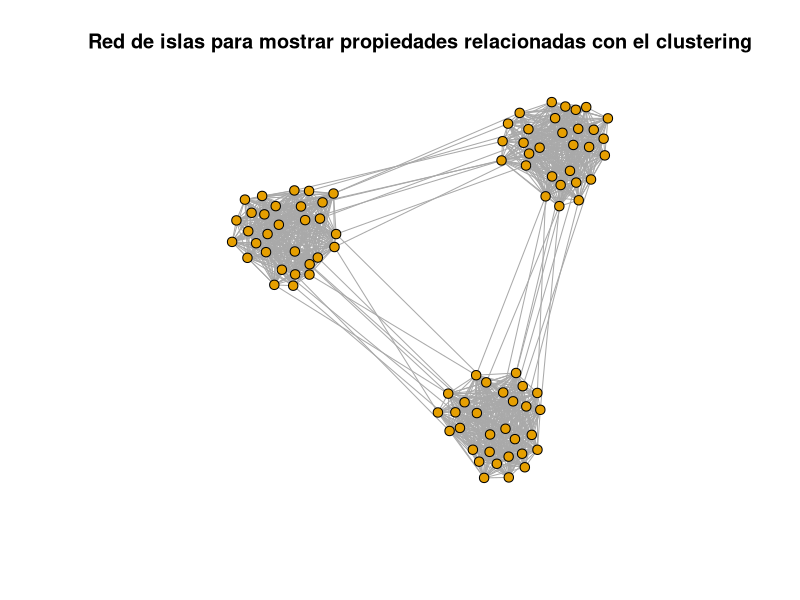
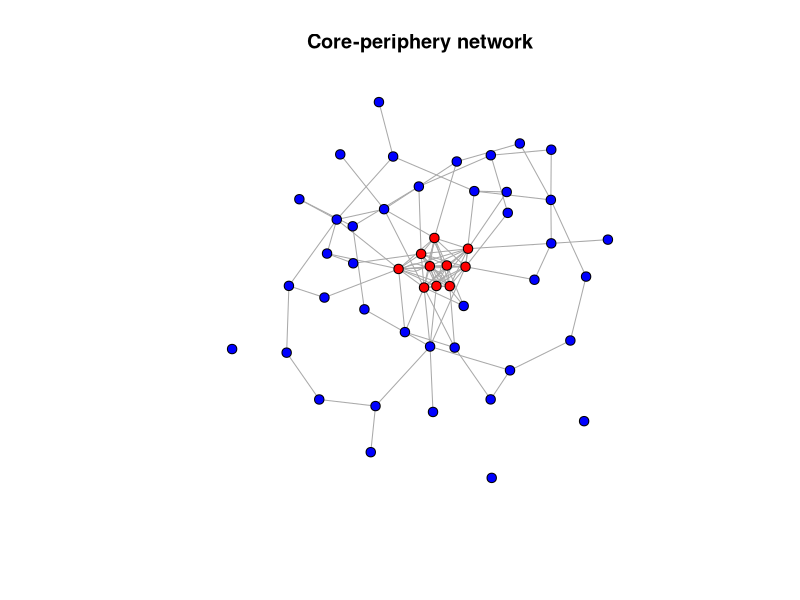
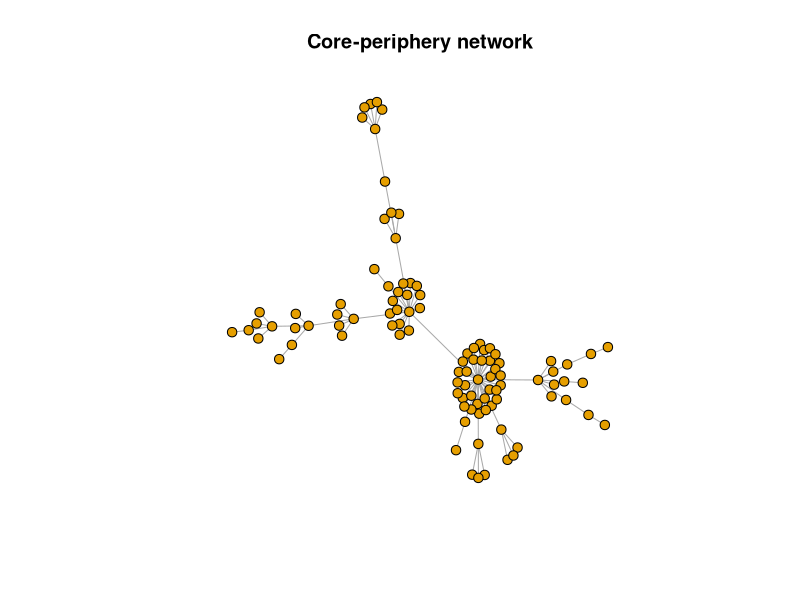
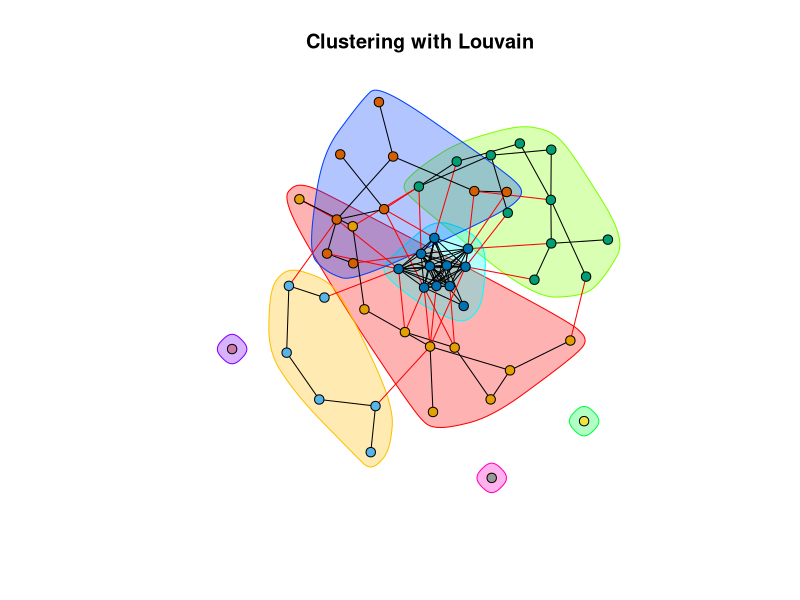
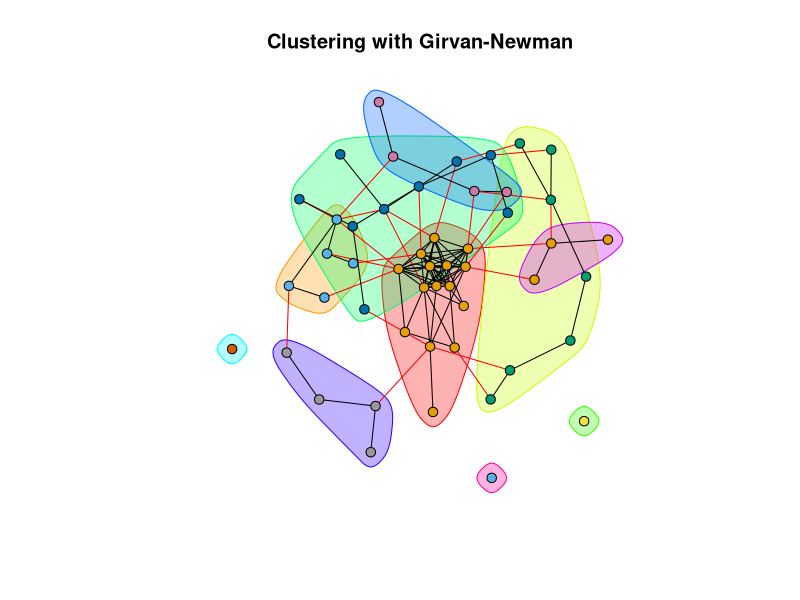
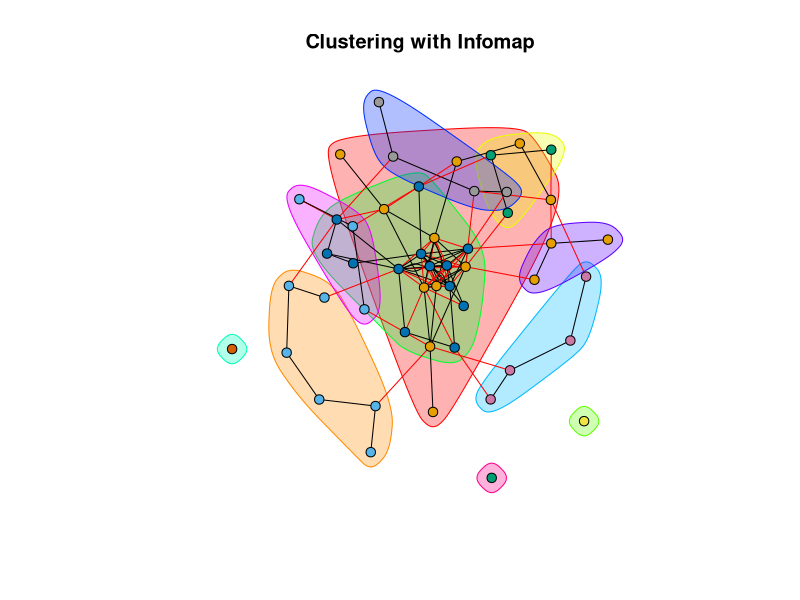

Generate these figures, in order, with R:
## ---- chunk 1
# Load required packages
if (!requireNamespace("igraph", quietly = TRUE)) install.packages("igraph")
library(igraph)
# Create a network to illustrate important principles
g <- sample_islands(3, 30, 0.9, 10)

# Visualize the graph
plot(g, vertex.size=5, vertex.label=NA, edge.arrow.size=0.2, main="Red de islas para mostrar propiedades relacionadas con el clustering")
## ---- chunk 2
# Generate a core-periphery network
set.seed(123)
g <- sample_gnp(50, 0.05)  # Periphery: sparse network
core_nodes <- sample(1:vcount(g), 10)  # Select core nodes
g <- add_edges(g, combn(core_nodes, 2))  # Add dense connections in the core
V(g)$color <- ifelse(1:vcount(g) %in% core_nodes, "red", "blue")  # Color nodes based on core or periphery

# Visualize the network
set.seed(123)
plot(g, vertex.size=5, vertex.label=NA, edge.arrow.size=0.2, main="Core-periphery network")
## ---- chunk 3
# Generate a core-periphery network
set.seed(123)
g_ba <- sample_pa(100, power = 1.9, directed = FALSE)
plot(g_ba, vertex.size=5, vertex.label=NA, edge.arrow.size=0.2, main="Core-periphery network")
## ---- chunk 4
# Clustering using the Louvain algorithm
cluster_louvain <- cluster_louvain(g)
set.seed(123)
plot(cluster_louvain, g, vertex.size=5, vertex.label=NA, edge.arrow.size=0.2, main="Clustering with Louvain")
## ---- chunk 5
# Clustering using the Girvan-Newman algorithm
cluster_girvan_newman <- cluster_edge_betweenness(g)
set.seed(123)
plot(cluster_girvan_newman, g, vertex.size=5, vertex.label=NA, edge.arrow.size=0.2, main="Clustering with Girvan-Newman")
## ---- chunk 6
# Clustering using the Infomap algorithm
cluster_infomap <- cluster_infomap(g)
set.seed(123)
plot(cluster_infomap, g, vertex.size=5, vertex.label=NA, edge.arrow.size=0.2, main="Clustering with Infomap")
